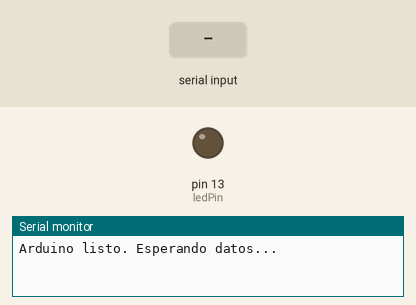
Simulated run of this sketch. Board: Arduino Uno, built with avr-gcc and run on an emulated ATmega328P. Shown: output pins drawn as LEDs (lit = HIGH), the last lines printed to the serial monitor. The test bench sets the inputs (shaded band).

Above: at 1.2 s.
1.3 s: "1" received over Serial
At 2.5 s:
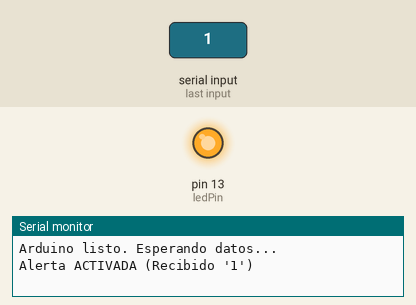
2.8 s: "0" received over Serial
At 3.8 s:
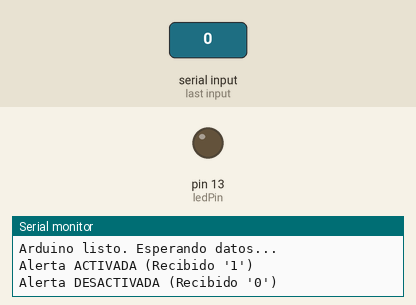
Timing chart, 0 to 5.8 s (numbered marks = the images above; inputs shaded):
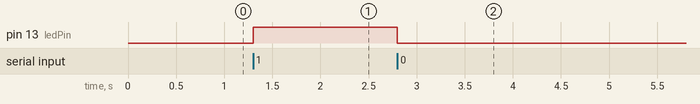

Measured:
- after the input at 1.3 s, pin 13 (ledPin): LOW → HIGH at once
- after the input at 2.8 s, pin 13 (ledPin): HIGH → LOW at once

The sketch:

pruebasomnolencia_arduino.ino
```cpp
// Pin donde está conectado el LED de alerta (el integrado suele ser el 13)
const int ledPin = 13;
// También podrías definir un pin para un zumbador, etc.
// const int buzzerPin = 8;

// Variable para almacenar el estado actual (opcional)
bool alertaActivada = false;

void setup() {
  // Iniciar comunicación serial a 9600 baudios (debe coincidir con Python)
  Serial.begin(9600);

  // Configurar el pin del LED como salida
  pinMode(ledPin, OUTPUT);
  // pinMode(buzzerPin, OUTPUT); // Si usas un zumbador

  // Asegurarse de que la alerta empiece desactivada
  digitalWrite(ledPin, LOW);
  // digitalWrite(buzzerPin, LOW);

  Serial.println("Arduino listo. Esperando datos..."); // Mensaje de inicio (opcional)
}

void loop() {
  // Verificar si hay datos disponibles para leer en el puerto serial
  if (Serial.available() > 0) {
    // Leer el byte entrante
    char incomingByte = Serial.read();

    // Procesar el comando recibido
    if (incomingByte == '1') {
      // Comando para activar la alerta (somnolencia detectada)
      if (!alertaActivada) { // Actuar solo si no estaba ya activada (evita parpadeo innecesario)
         digitalWrite(ledPin, HIGH); // Encender LED
         // digitalWrite(buzzerPin, HIGH); // Activar zumbador
         alertaActivada = true;
         Serial.println("Alerta ACTIVADA (Recibido '1')"); // Mensaje de depuración
      }
    } else if (incomingByte == '0') {
      // Comando para desactivar la alerta (conductor alerta o sin detección)
       if (alertaActivada) { // Actuar solo si estaba activada
          digitalWrite(ledPin, LOW);  // Apagar LED
          // digitalWrite(buzzerPin, LOW); // Desactivar zumbador
          alertaActivada = false;
          Serial.println("Alerta DESACTIVADA (Recibido '0')"); // Mensaje de depuración
       }
    } else {
      // Byte desconocido recibido (opcional)
      Serial.print("Byte desconocido recibido: ");
      Serial.println(incomingByte);
    }
  }

  // No es necesario poner delays aquí, el bucle se ejecuta rápidamente
  // esperando nuevos datos seriales.
}
```
